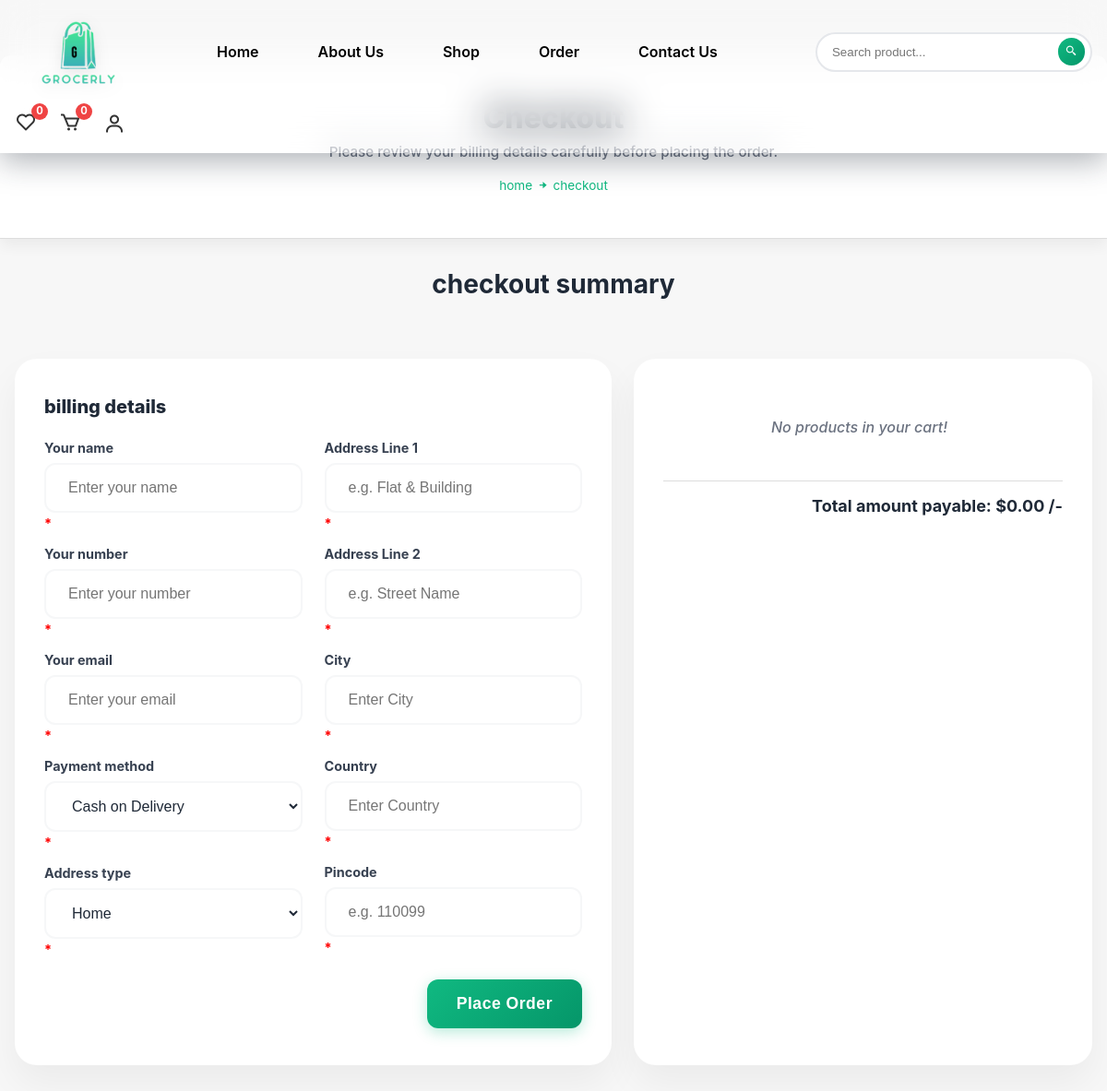
Before: /checkout.php (signed in) with the older database file.
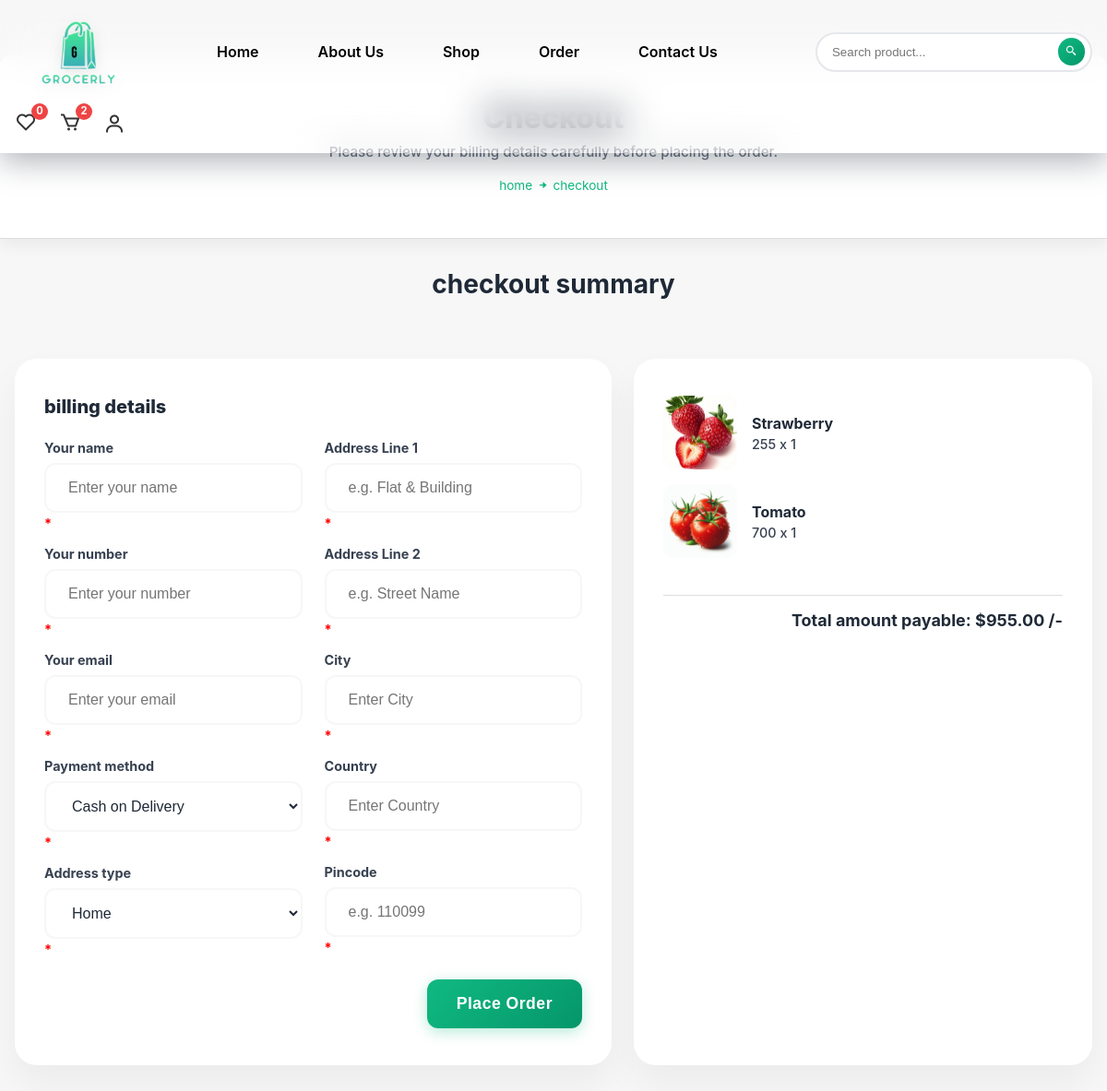
After: the same page with the newer database file.
### tables this page shows
CREATE TABLE `cart` (
  `cart_id` int(20) NOT NULL,
  `user_id` int(20) NOT NULL,
  `product_id` int(20) NOT NULL,
  `price` varchar(50) NOT NULL,
  `qty` varchar(50) NOT NULL
);

CREATE TABLE `product` (
  `product_id` int(20) NOT NULL,
  `seller_id` int(20) NOT NULL,
  `name` varchar(255) NOT NULL,
  `price` varchar(50) NOT NULL,
  `image` varchar(255) NOT NULL,
  `stock` int(20) NOT NULL,
  `status` varchar(50) NOT NULL,
  `category` varchar(100) NOT NULL,
  `description` varchar(255) DEFAULT NULL,
  `brand` varchar(100) DEFAULT NULL,
  `sizes` varchar(100) DEFAULT NULL
);

### checkout.php (the view, shortened to what the changed rows need)
<?php
include 'components/connect.php';
?>
<!DOCTYPE html>
<html lang="en">
<head>
    <link rel="stylesheet" type="text/css" href="css/user_styles.css">
    <link rel="stylesheet" type="text/css" href="css/checkout.css">
    <link rel="stylesheet" href="https://cdnjs.cloudflare.com/ajax/libs/font-awesome/6.2.0/css/all.min.css">
    <link href="https://unpkg.com/boxicons@2.1/css/boxicons.min.css" rel="stylesheet">
</head>
<body>
<?php include('components/user_header.php'); ?>
<div class="check">
    <div class="details">
        <h1>Checkout</h1>
    </div>
</div>
<div class="checkout">
    <div class="heading">
        <h1>checkout summary</h1>
    </div>
</div>
<div class="row">
    <div class="summery">
        <div class="box-container">
            <?php
            $grand_total = 0;
            if (isset($_GET['get_id'])) {
                $select_get = $conn->prepare("SELECT * FROM product WHERE product_id = ?");
                $select_get->execute([$_GET['get_id']]);
                while ($fetch_get = $select_get->fetch(PDO::FETCH_ASSOC)) {
                    $sub_total = $fetch_get['price'];
                    $grand_total += $sub_total;
                    ?>
                    <div class="flex">
                        <img src="uploaded_files/<?= $fetch_get['image'] ?>" class="img1" alt="Product Image">
                        <div>
                            <h3 class="name"><?= $fetch_get['name'] ?></h3>
                            <p class="price"><?= $fetch_get['price'] ?>/-</p>
                        </div>
                    </div>
                    <?php
                }
            } else {
                $select_cart = $conn->prepare("SELECT * FROM cart WHERE user_id = ?");
                $select_cart->execute([$user_id]);
                if ($select_cart->rowCount() > 0) {
                    while ($fetch_cart = $select_cart->fetch(PDO::FETCH_ASSOC)) {
                        $select_product = $conn->prepare("SELECT * FROM product WHERE product_id = ?");
                        $select_product->execute([$fetch_cart['product_id']]);
                        $fetch_product = $select_product->fetch(PDO::FETCH_ASSOC);
                        $sub_total = $fetch_product['price'] * $fetch_cart['qty'];
                        $grand_total += $sub_total;
                        ?>
                        <div class="flex">
                            <img src="uploaded_files/<?= $fetch_product['image']; ?>" class="img1" alt="Product Image">
                            <div>
                                <h3 class="name"><?= $fetch_product['name']; ?></h3>
                                <p class="price"><?= $fetch_product['price']; ?> x <?= $fetch_cart['qty']; ?></p>
                            </div>
                        </div>
                        <?php
                    }
                } else {
                    echo '<div class="empty"><p>No products in your cart!</p></div>';
                }
            }
            ?>
        </div>
        <div class="grant-total">
            <span>Total amount payable:</span> $<?= number_format($grand_total, 2); ?> /-
        </div>
    </div>
</div>
</body>
</html>

### components/user_header.php (shortened to what the changed rows need)
<?php
    include_once 'components/connect.php';
    if (isset($_SESSION['email'])) {
        $email = $_SESSION['email'];
        $stmt = $conn->prepare("SELECT user_id FROM users WHERE email = ?");
        $stmt->execute([$email]);
        $user = $stmt->fetch(PDO::FETCH_ASSOC);
        if ($user) {
            $user_id = $user['user_id'];
        } else {
            $user_id = '';
        }
    } else {
        $user_id = '';
    }
?>
<header>
    <section class="flex">
        <div class="icons">
            <?php
                $count_cart_item = $conn->prepare("SELECT * FROM `cart` WHERE user_id = ?");
                $count_cart_item->execute([$user_id]);
                $total_cart_items = $count_cart_item->rowCount();
            ?>
            <a href="cart.php"  class="cart-btn">
                <i class="bx bx-cart"></i><sup><?= $total_cart_items; ?></sup>
            </a>
        </div>
    </section>
</header>

Changed rows visible on the page:
added cart: product.image (picture), product.name "Strawberry", product.price "255", qty "1"
added cart: product.image (picture), product.name "Tomato", product.price "700", qty "1"
Other visible differences:
$total_cart_items: "0" → "2"
$grand_total: "0.00" → "955.00"
text no longer shown: "No products in your cart!"
